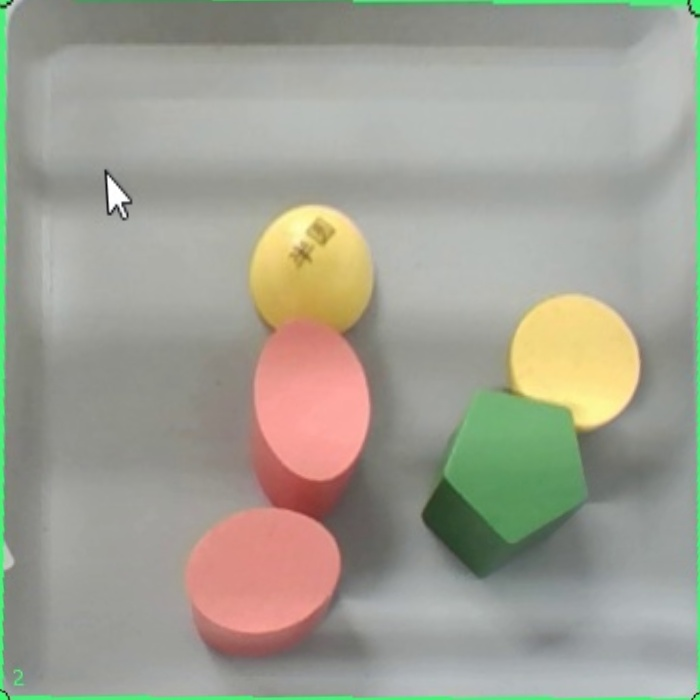
#> input picture crop_test.jpg, 700 x 700 px
$ python -i auto_segment.py   (imports and definitions only)
#> lines starting #> are read from the running program, lines starting #| are printed output that depends on the picture
"""Unknown-object instance segmentation backend.

SAM (Ultralytics) is used as a boundary refiner instead of a blind prompt grid:
a colour / empty-background foreground pass first proposes candidate blobs, and
only those blobs contribute point prompts.  Every prompt therefore lands on a
real foreground pixel, so empty tray regions no longer produce phantom masks
(the old 5x5 grid version did exactly that).

Put sam_b.pt (or sam2_b.pt) in new_eye/models/.
"""
from pathlib import Path
import cv2
import numpy as np

ROOT = Path(__file__).resolve().parent


class AutoSegmenter:
    def __init__(self, model_path=None):
        from ultralytics import SAM
        candidates = [Path(model_path)] if model_path else [ROOT/'models'/'sam_b.pt', ROOT/'models'/'sam2_b.pt']
        # config.json 里写的是相对 new_eye 目录的路径（如 models/sam_b.pt），
        # 而 GUI 可能从任意工作目录启动，所以这里同时按 cwd 和 new_eye 目录解析。
        self.path = None
        for p in candidates:
            p = Path(p)
            search = [p] if p.is_absolute() else [p, ROOT / p]
            for q in search:
                if q.exists():
                    self.path = q
                    break
            if self.path is not None:
                break
        if self.path is None:
            raise FileNotFoundError('未找到SAM权重，请把sam_b.pt放入new_eye/models/')
        self.model = SAM(str(self.path))

    # ------------------------------------------------------------------ 前处理
    # [32 lines left out: function _foregrounds, not called in this run]

    # 兼容旧调用名
    _foreground = _foregrounds


    # [172 lines left out: functions _blobs, _prompts, segment, _bbox_iou, _iou, _contain and 1 more, not called in this run]

>>> import cv2
>>> picture = cv2.imread('../crop_test.jpg', cv2.IMREAD_GRAYSCALE)
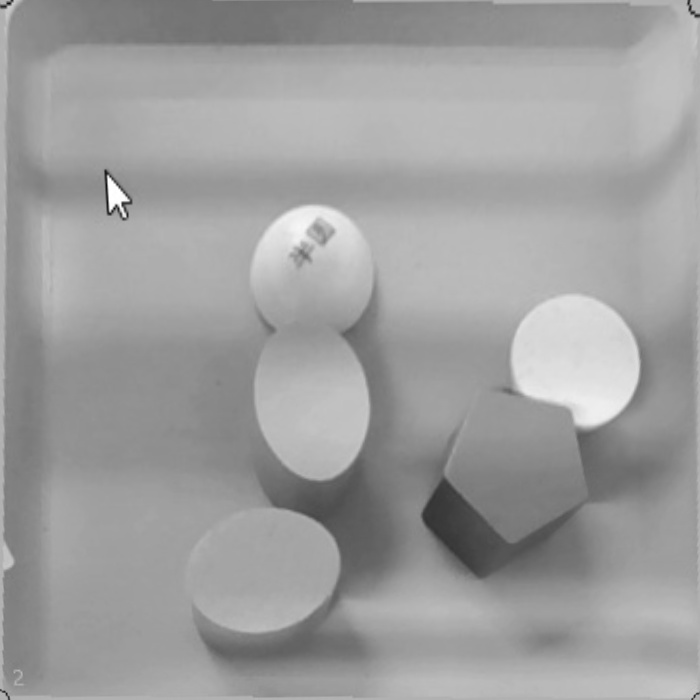
#> picture: shape (700, 700); min 12, max 255, mean 158.2
>>> result = AutoSegmenter().segment(picture)
#> (the run stopped early here; a loop or call above may not have finished)
